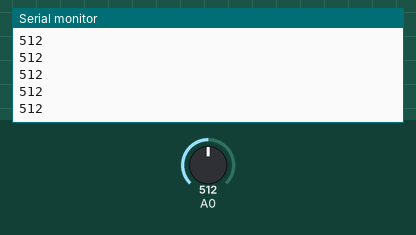
A sketch run on a simulated Arduino Uno, built with avr-gcc and run on an emulated ATmega328P. Shown: the last lines printed to the serial monitor. The test bench sets the inputs (shaded band); at power-on: A0 = 512.

Above: at 1.2 s.
1.3 s: A0 set to 716
At 1.31 s:
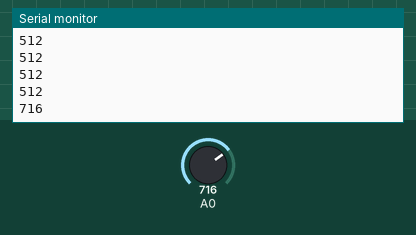
2.8 s: A0 set to 900
At 2.81 s:
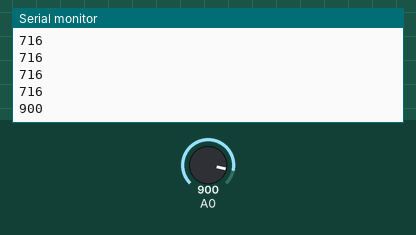
Timing chart, 0 to 5.8 s (numbered marks = the images above; inputs shaded):
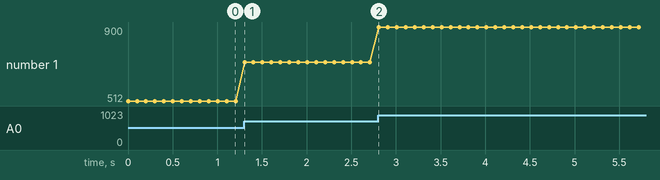

Measured:
- after the input at 1.3 s, the serial monitor: prints a new line at once (image 1)
- after the input at 2.8 s, the serial monitor: prints a new line at once (image 2)
- plotted number 1: 512 → 716 after the input at 1.3 s, 716 → 900 after the input at 2.8 s

The sketch:

OpticalSensorTests.ino
```cpp
void setup() {
  // put your setup code here, to run once:
  pinMode(A0, INPUT);
  //pinMode(10, INPUT);
  Serial.begin(9600);
}

void loop() {
  // put your main code here, to run repeatedly
  int analog = analogRead(A0);
  //int digital = digitalRead(10);

  Serial.print(analog);
  Serial.print("\t\t");
  //Serial.print(digital);
  Serial.println();
  delay(100);
}

/*
 * Number output is higher when the sensor is over a dark line
 * Number output is lower when the sensor is over a light surface
 *
 * Number skyrockets when the sensor makes contact with the surface
 */
```
